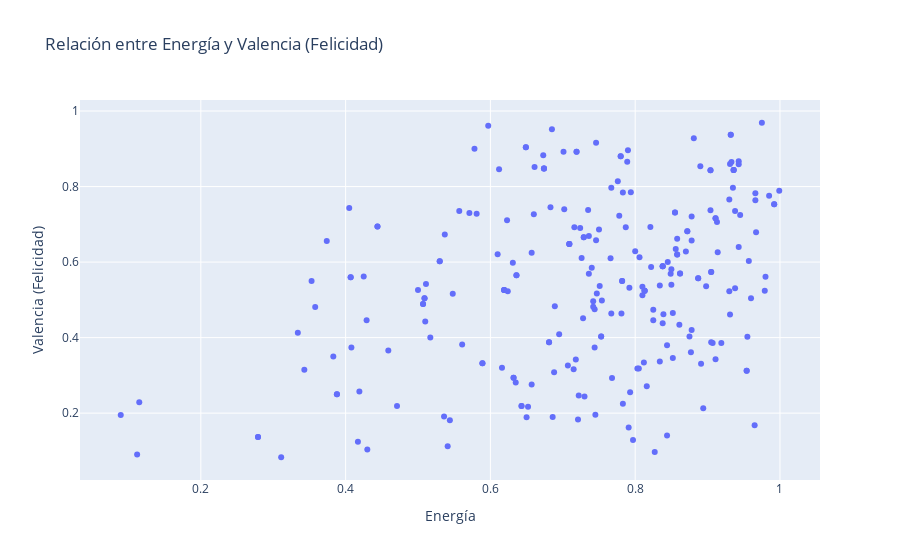

The code cell stored with this chart in its notebook:
### Code cell
# 8. Relación entre Energía y Valencia (Felicidad)
fig8 = px.scatter(df, x="energy", y="valence", title="Relación entre Energía y Valencia (Felicidad)",
                  labels={"energy": "Energía", "valence": "Valencia (Felicidad)"})
fig8.show()

### Figure 1 — Plotly figure (JSON) as saved in the notebook; plotly's stock layout.template omitted (floating-point values rounded to 4 significant figures; data arrays with more than 128 entries replaced by an {"elided": "..."} marker saying what was removed)
{"data": [{"hovertemplate": "Energía=%{x}<br>Valencia (Felicidad)=%{y}<extra></extra>", "legendgroup": "", "marker": {"color": "#636efa", "symbol": "circle"}, "mode": "markers", "name": "", "orientation": "v", "showlegend": false, "type": "scatter", "x": {"elided": "244 float values"}, "xaxis": "x", "y": {"elided": "244 float values"}, "yaxis": "y"}], "layout": {"legend": {"tracegroupgap": 0}, "title": {"text": "Relación entre Energía y Valencia (Felicidad)"}, "xaxis": {"anchor": "y", "domain": [0, 1], "title": {"text": "Energía"}}, "yaxis": {"anchor": "x", "domain": [0, 1], "title": {"text": "Valencia (Felicidad)"}}}}
